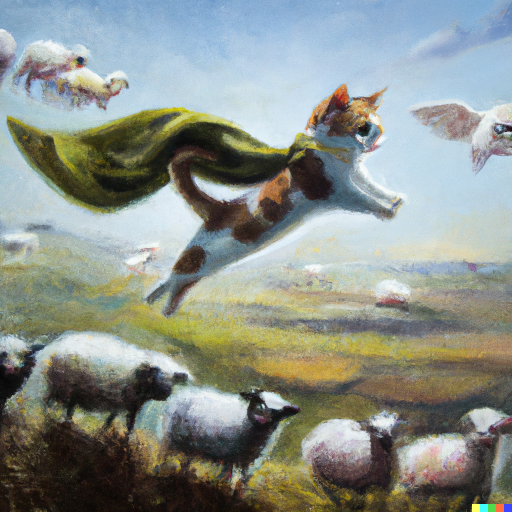
#> input picture assets/SuperCalico.png, 1024 x 1024 px (shown at 1/2 size)
$ jupyter execute matplotlib.ipynb   (shell and % lines are left out)
#> lines starting #> are read from the running program, lines starting #| are printed output that depends on the picture
[cell 1]

import numpy as np
import matplotlib.pyplot as plt

MatLab 是一個古老的數學計算繪圖的強大軟件，因此python社群的人就想把它放在python環境下使用，這就是matplotlib的由來。以下為相當於 `Hello world`的示範:

[cell 2]
x = np.arange(0, 6, 0.1)
y = np.sin(x)

plt.plot(x, y)
plt.show()
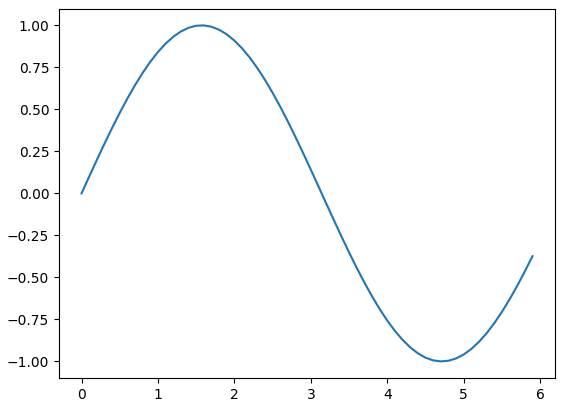
#> figure drawn by matplotlib, 1 panel; curve peaks at x = 1.6, y = 1

這個庫這麼樣的強大，可見並不會只做這麼簡單的繪圖，以下進一步示範:

[cell 3]
x = np.arange(0, 6, 0.1)
y1 = np.sin(x)
y2 = np.cos(x)

# 在一張座標圖上畫兩條線
plt.plot(x, y1, label='sin')
plt.plot(x, y2, label='cos', linestyle='--')
plt.xlabel('x')
plt.ylabel('y')
plt.title('sin & cos')
plt.legend() # 顯示一個圖例
plt.show()
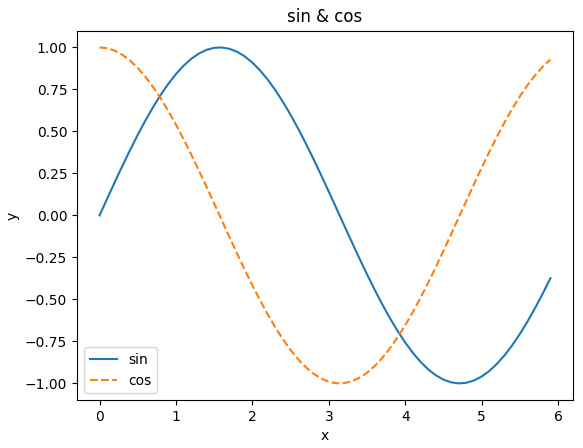
#> figure drawn by matplotlib, 1 panel; curve peaks at x = 1.6, y = 1; curve peaks at x = 0, y = 1

[cell 4]
from matplotlib.image import imread
img = imread('assets/SuperCalico.png')
#> img is the input picture: shape (1024, 1024, 3) float32; mean R, G, B 0.544, 0.57, 0.542
plt.imshow(img)
plt.show()

[cell 5]
from PIL import Image
im = Image.open('assets/SuperCalico.png')
print(im.format, im.size, im.mode)
#| PNG (1024, 1024) RGB
plt.imshow(np.asarray(im))

[cell 6]
im_trans = im.resize((480, 480)).rotate(45)
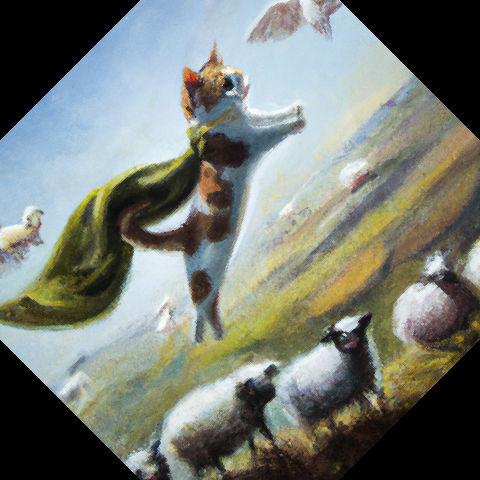
#> im_trans: PIL image 480x480 RGB; mean R, G, B 118.7, 123.7, 115.7
plt.imshow(np.asarray(im_trans))

這些庫可以很好的做搭配，因為底下其實都是`numpy`在做事。

[cell 7]
x = np.arange(0, 3 * np.pi, 0.1)
y1 = np.sin(x)
y2 = np.cos(x)

plt.subplot(2, 1, 1) # subplot 一共有兩張，上下各有一張圖, 最末尾表示先處理第一張圖
plt.plot(x, y1)
plt.title('sine')

plt.subplot(2, 1, 2)
plt.plot(x, y2)
plt.title('cosine')

plt.show()
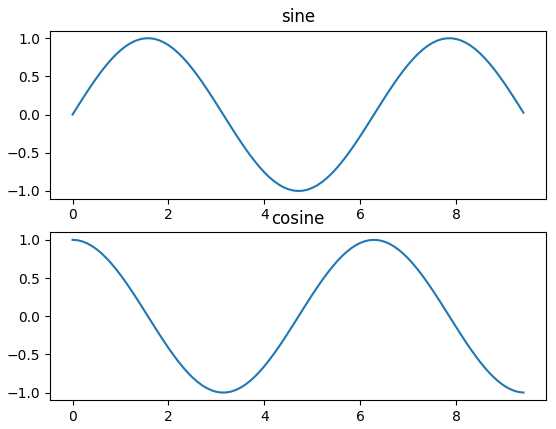
#> figure drawn by matplotlib, 2 panels; panel 1: curve peaks at x = 1.6, y = 1; panel 2: curve peaks at x = 0, y = 1

要把這個概念學明白學清楚要從哪裡開始呢?
先從一個概念開始，Axe。這並不是斧頭的意思，而是表示一張圖所有關鍵元素合起來叫做 Axes。有一篇官方的[舊版文檔](https://matplotlib.org/2.0.2/faq/usage_faq.html)裏頭有提到一張圖如下:

[cell 8]
x = np.arange(0, 20, 0.1)
y1 = x**0.5
y2 = np.sin(x)
y3 = np.cos(x)

[cell 9]
fig, axes = plt.subplots(2, 1, figsize=(14, 12)) # 還有其他參數，參閱matplot官方文檔

# 第一張圖畫兩條線
axes[0].plot(x, y1, label='sqrt')
axes[0].plot(x, y2, label='sin')

axes[0].set_title('sqrt(x) vs sin(x)', fontsize=18)
axes[0].legend()

axes[1].plot(x, y1, label='sqrt')
axes[1].plot(x, y3, label='cos')

axes[1].set_title('sqrt(x) vs cos(x)', fontsize=18)
axes[1].legend()

# 下面我們在進一步訂製
axes[1].set_xlabel('x axis', fontsize=14, fontfamily='serif', fontstyle='italic')
axes[1].set_ylabel('y axis', fontsize='x-large', fontstyle='oblique')

axes[1].set_aspect('equal') # x, y 軸的尺寸範圍一樣而不會自動伸縮

axes[1].set_xlim(0, 16)

start, end = axes[1].get_xlim()
axes[1].xaxis.set_ticks(np.arange(start, end, 1))

axes[1].xaxis.set_tick_params(rotation=45, labelsize='large', color='b')
axes[1].yaxis.tick_right()

axes[1].minorticks_on()

axes[1].grid(which='major', axis='both', color='r')
axes[1].grid(which='minor', axis='both')

for ax in axes:
    ax.set_anchor('W') # W 代表 west，向左邊對齊

plt.subplots_adjust(hspace=0.3) # 兩副圖高度的垂直方向間隔設定
plt.show()
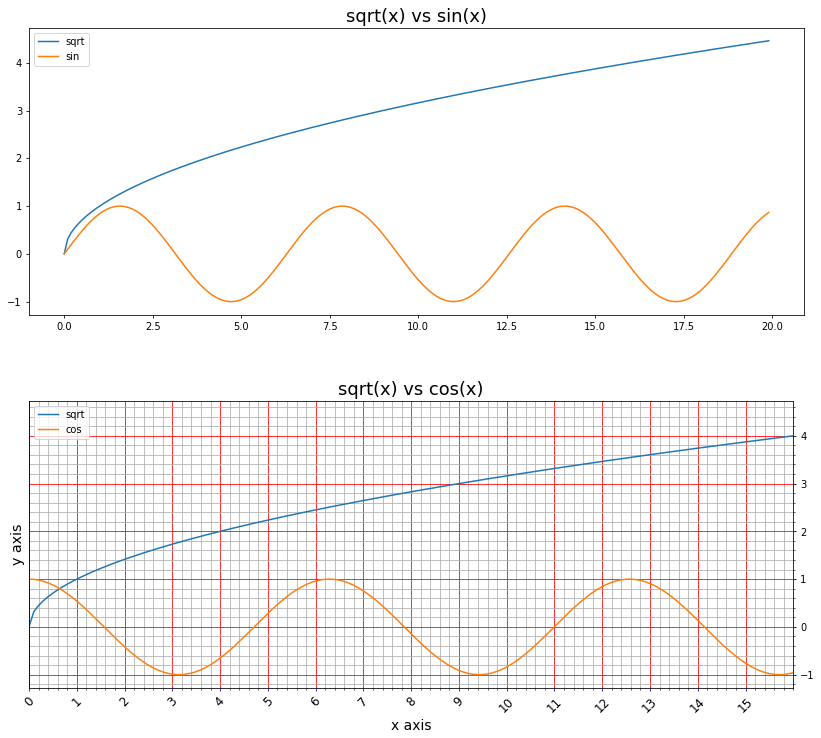
#> figure drawn by matplotlib, 2 panels; panel 1: curve peaks at x = 19.9, y = 4.46; panel 1: curve peaks at x = 1.6, y = 1; panel 2: curve peaks at x = 19.9, y = 4.46; panel 2: curve peaks at x = 0, y = 1

# 2nd matplotlib learning
2022/12/20

[cell 10]

import numpy as np
import matplotlib.pyplot as plt

[cell 11]
x = np.arange(0, 6, 0.1)
y = np.sin(x)

plt.plot(x, y)
plt.show()

[cell 12]
x = np.arange(0, 6, 0.1)
y1 = np.sin(x)
y2 = np.cos(x)

plt.plot(x, y1, label="sin")
plt.plot(x, y2, label="cos", linestyle="--")
plt.xlabel('x')
plt.ylabel('y')
plt.title("sin & cos")
plt.legend()
plt.show()

[cell 13]
from matplotlib.image import imread
img = imread('assets/SuperCalico.png')
plt.imshow(img)
plt.show()

[cell 14]
# python 下常用到到的圖形處理的庫
# 以下用 imshow的話，可以進一步對圖像做處理

from PIL import Image
im = Image.open("assets/SuperCalico.png")
print(im.format, im.size, im.mode)
#| PNG (1024, 1024) RGB
plt.imshow(np.asarray(im))

[cell 15]
im_trans = im.resize((480, 480)).rotate(45)
plt.imshow(np.asarray(im_trans))

[cell 16]
# 有些時候可能會需要把幾張圖分開繪製放在同個畫面中，稱為 subplot (子圖)

x = np.arange(0, 3 * np.pi, 0.1)
y1 = np.sin(x)
y2 = np.cos(x)

plt.subplot(2, 1, 1)
plt.plot(x, y1)
plt.title("sine")

plt.subplot(2, 1, 2) # 此處若是用(2, 1, 1) 則只會顯示兩個數據在同一張圖
plt.plot(x, y2)
plt.title("cosine")

以下再次顯示Axe這個概念的在圖像上的內含物

[cell 17]
# 可以去 matplotlib上看有關 subplots相關參數的介紹
# 2022/12/20 影片 Matplotlib 長度在 20:51
#fig, axes = plt.subplots(2, 1, figsize=(14, 12))

[cell 18]
x = np.arange(0, 20, 0.1)
y1 = x**0.5
y2 = np.sin(x)
y3 = np.cos(x)

[cell 19]
fig, axes = plt.subplots(2, 1, figsize=(14, 12))
# 以下不會調用 plt，因為這個庫太大了
axes[0].plot(x, y1, label="sqrt") # axes[0]表示第一張圖
axes[0].plot(x, y2, label="sin")

axes[0].set_title('sqrt(x) vs sin(x)', fontsize=18)
axes[0].legend()

# axes[1] 表示第二張圖
axes[1].plot(x, y1, label="sqrt")
axes[1].plot(x, y3, label="cos")

axes[1].set_title('sqrt(x) vs cos(x)', fontsize=18)
axes[1].legend()
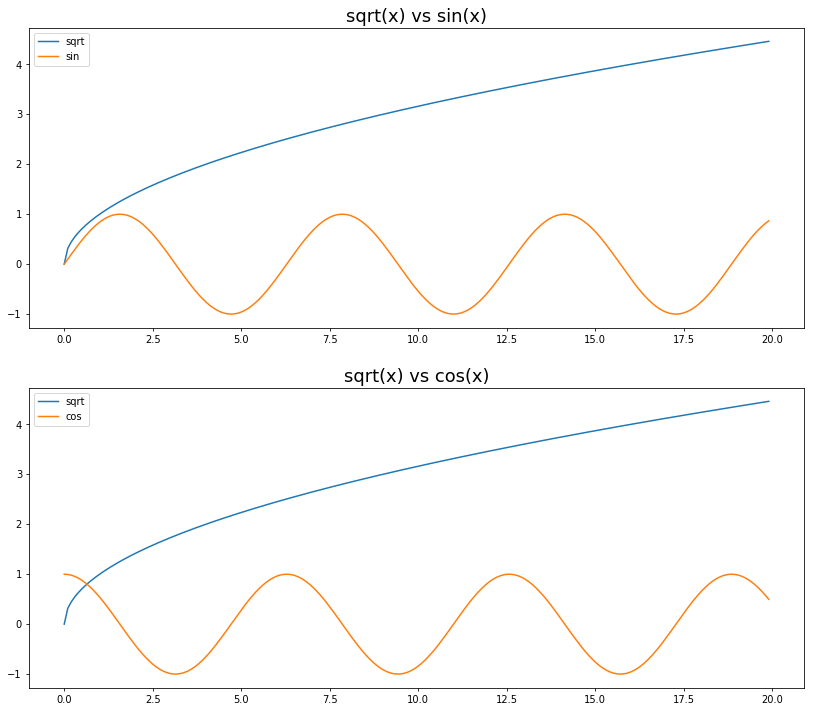
#> figure drawn by matplotlib, 2 panels; panel 1: curve peaks at x = 19.9, y = 4.46; panel 1: curve peaks at x = 1.6, y = 1; panel 2: curve peaks at x = 19.9, y = 4.46; panel 2: curve peaks at x = 0, y = 1

[cell 20]
fig, axes = plt.subplots(2, 1, figsize=(14, 12))
# 以下不會調用 plt，因為這個庫太大了
axes[0].plot(x, y1, label="sqrt") # axes[0]表示第一張圖
axes[0].plot(x, y2, label="sin")

axes[0].set_title('sqrt(x) vs sin(x)', fontsize=18)
axes[0].legend()

# axes[1] 表示第二張圖
axes[1].plot(x, y1, label="sqrt")
axes[1].plot(x, y3, label="cos")

axes[1].set_title('sqrt(x) vs cos(x)', fontsize=18)
axes[1].legend()

axes[1].set_xlabel('x axis', fontsize=14, fontfamily="serif", fontstyle="italic")
axes[1].set_ylabel('y axis', fontsize='x-large', fontstyle='oblique')

#設置橫坐標，equal表示 x 與 y 軸的比例一樣
axes[1].set_aspect('equal')

# 不論 x 範圍有多大，可以這樣設定限制他(與上圖比較，可以發現 x 的顯示範圍從 0 - 20 變成 0 - 16)
axes[1].set_xlim(0, 16)

# 或者可以訂製座標上面顯示的數，要多少間隔顯示一個(下面是間距為 1 的設置)
start, end = axes[1].get_xlim()
axes[1].xaxis.set_ticks(np.arange(start, end, 1))

# 現在改變 ticks顯示的樣子
axes[1].xaxis.set_tick_params(rotation=45, labelsize='large', color='b')

# 進一步地，示範讓 y 軸的 ticks 顯示在右邊
axes[1].yaxis.tick_right()

# 顯示 minor ticks(看圖就知道啥意思)
axes[1].minorticks_on()

# 還可以對網格線做設定: grid(which 表示要 major 還是 minor, axis 表示經線還是緯線, color 表示要顯示的顏色)
axes[1].grid(which="major", axis="both", color='r')
axes[1].grid(which='minor', axis="both")

# 對於子圖彼此關係的設定，首先可以嘗試一齊向左對齊 (預設是置中對齊)
# 注意這裡不是用 left、right，而是東西南北向表示！
# 再注意裏頭選擇的參數為大寫 C, SW, S, SE, E, NE, N, NW, W 其中一個
for ax in axes:
    ax.set_anchor("W")

# 還有可以控制各個子圖的設置，注意要用subplots才不會報錯
# hspace表示兩張圖的上下間隔設定
plt.subplots_adjust(hspace=0.3)

plt.show()
